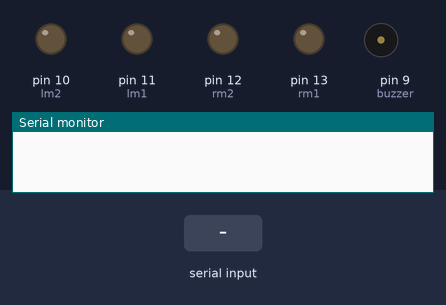
This sketch was run on a simulated Arduino Uno, built with avr-gcc and run on an emulated ATmega328P. Parts: output pins drawn as LEDs (lit = HIGH), buzzer (waves = sounding, pin HIGH), the last lines printed to the serial monitor. The inputs (shaded band) are chosen by the test bench.

Above: at 1.2 s.
1.3 s: "f" received over Serial
At 2.5 s:
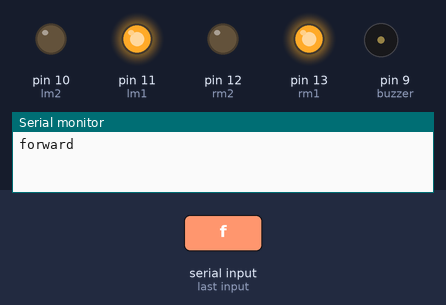
4.3 s: "b" received over Serial
At 4.7 s:
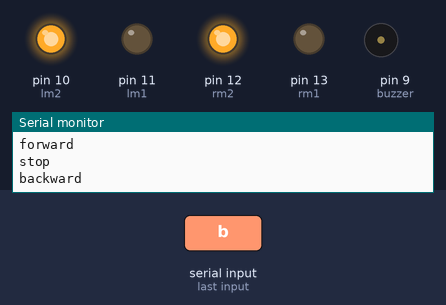
7.3 s: "h" received over Serial
At 7.39 s:
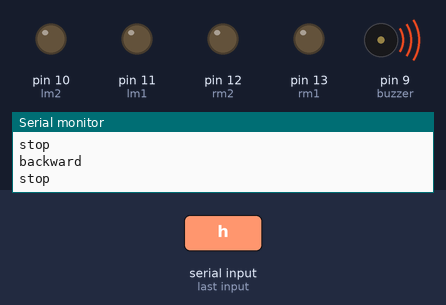
8.9 s: "r" received over Serial
At 9.4 s:
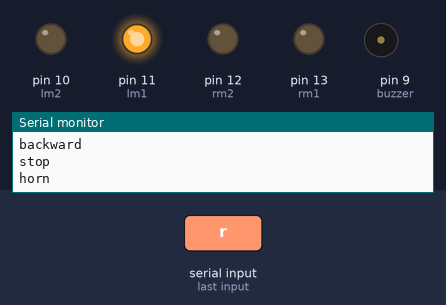
10.4 s: "l" received over Serial
At 13.0 s:
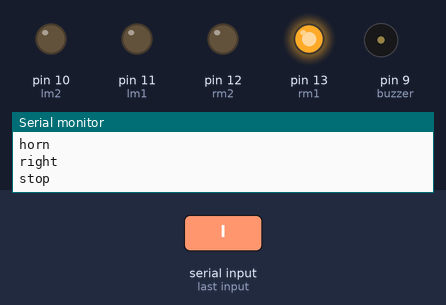
13.4 s: "x" received over Serial
At 15.4 s:
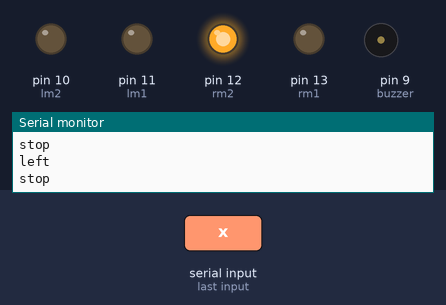
Timing chart, 0 to 19.7 s (numbered marks = the images above; inputs shaded):
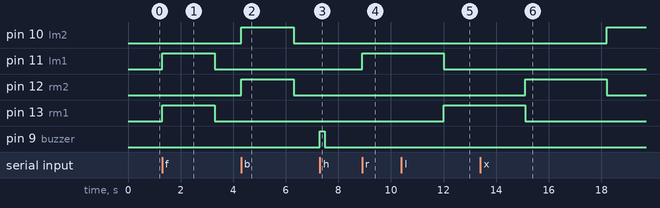

Measured:
- after the input at 1.3 s, pin 11 (lm1), pin 13 (rm1): LOW → HIGH at once, → LOW 2.0 s later
- after the input at 4.3 s, pin 10 (lm2), pin 12 (rm2): LOW → HIGH at once, → LOW 2.0 s later
- after the input at 7.3 s, pin 9 (buzzer): LOW → HIGH at once, → LOW 0.18 s later
- after the input at 8.9 s, pin 11 (lm1): LOW → HIGH at once
- after the input at 10.4 s, pin 13 (rm1): LOW → HIGH after 1.6 s
- after the input at 13.4 s, pin 10 (lm2): LOW → HIGH after 4.8 s; pin 12 (rm2): LOW → HIGH after 1.7 s, → LOW 3.1 s later

The sketch:

Delivery_car.ino
```cpp
/*variables*/
int rm1=13;
int rm2=12;
int lm1=11;
int lm2=10;
int buzzer=9;
int arrElement = 0;
char arr[20];
char revMsg;
char B_read;
/*
f=>forward
b=>backward
r=>right
l=>left
s=>stop
h=>horn
x=>reverse steps
*/
void setup()
{
  Serial.begin(9600);
  pinMode(rm1,OUTPUT);
  pinMode(rm2,OUTPUT);
  pinMode(lm1,OUTPUT);
  pinMode(lm2,OUTPUT);
  pinMode(buzzer,OUTPUT);
}

void loop()
{
  if(Serial.available()>0)
  {
    B_read= Serial.read();
    mesgFunc(B_read);
  }

}

//functions
void stop_func(void)
{
  digitalWrite(rm1,LOW);
  digitalWrite(rm2,LOW);
  digitalWrite(lm1,LOW);
  digitalWrite(lm2,LOW);
  Serial.println("stop");
}
void forward(void)
{
  digitalWrite(rm1,HIGH);
  digitalWrite(rm2,LOW);
  digitalWrite(lm1,HIGH);
  digitalWrite(lm2,LOW);
  Serial.println("forward");
  delay(2000);
}
void backward(void)
{
  digitalWrite(rm1,LOW);
  digitalWrite(rm2,HIGH);
  digitalWrite(lm1,LOW);
  digitalWrite(lm2,HIGH);
  Serial.println("backward");
  delay(2000);
}
void right ()
{
  digitalWrite(rm1,LOW);
  digitalWrite(rm2,LOW);
  digitalWrite(lm1,HIGH);
  digitalWrite(lm2,LOW);
  delay(3100);
  Serial.println("right");
}
void left ()
{
  digitalWrite(lm1,LOW);
  digitalWrite(lm2,LOW);
  digitalWrite(rm1,HIGH);
  digitalWrite(rm2,LOW);
  delay(3100);
  Serial.println("left");
}
void horn(void)
{
  digitalWrite(buzzer,HIGH);
  delay(180);
  digitalWrite(buzzer,LOW);
  Serial.println("horn");
}
void steps(char store)
{
  arr[arrElement]=store;
  arrElement++;
}
void reverseSteps()
{
  for(int j = arrElement-1 ; j>=0 ; j--)
  {
    revMsg = arr[j];
    if (revMsg=='f')
    {
      backward();
      stop_func();
    }
    if (revMsg=='b')
    {
      forward();
      stop_func();
    }
    if (revMsg=='r')
    {
      digitalWrite(rm1,LOW);
      digitalWrite(rm2,LOW);
      digitalWrite(lm1,LOW);
      digitalWrite(lm2,HIGH);
      delay(3100);
      stop_func();
    }
    if (revMsg=='l')
    {
      digitalWrite(lm1,LOW);
      digitalWrite(lm2,LOW);
      digitalWrite(rm1,LOW);
      digitalWrite(rm2,HIGH);
      delay(3100);
      stop_func();
    }
    if (revMsg=='s')
    {
      stop_func();
    }
  }
  arrElement=0;
}

void mesgFunc(char msg)
{
  if (msg=='f')
  {
    forward();
    steps(msg);
    stop_func();
  }
  if (msg=='b')
  {
    backward();
    steps(msg);
    stop_func();
  }
  if (msg=='r')
  {
    right();
    steps(msg);
    stop_func();
  }
  if (msg=='l')
  {
    left();
    steps(msg);
    stop_func();
  }
  if (msg=='s')
  {
    stop_func();
  }
  if (msg=='h')
  {
    horn();
  }
  if (msg=='x')
  {
    reverseSteps();
  }

}
```
